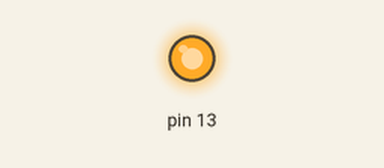
A sketch run on a simulated Arduino Uno, built with avr-gcc and run on an emulated ATmega328P. Shown: output pins drawn as LEDs (lit = HIGH).

Above: at 0.5 s.
At 5.0 s:
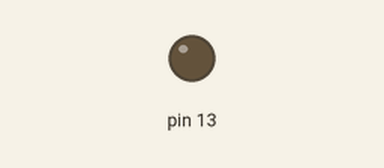
Timing chart, 0 to 6.9 s (numbered marks = the images above):
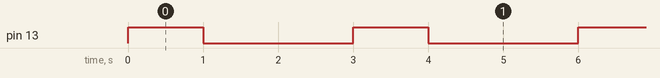

The sketch:

Task1BLINK.ino
```cpp
/*This sketch meets the Acceptance criteria of this task: https://trello.com/c/ba783WmU/2-blink-an-led
*/

void setup() {

  pinMode (13, OUTPUT);
}


void loop() { /* this function runs untill you press off*/

  digitalWrite(13, HIGH);/*light on*/
  delay(1000); /*1 second delay*/
  digitalWrite(13, LOW);/*light off*/
  delay(2000); /* 2 second delay*/
}
```

Measured:
- by itself, pin 13: alternates HIGH for 1.0 s and LOW for 2.0 s
